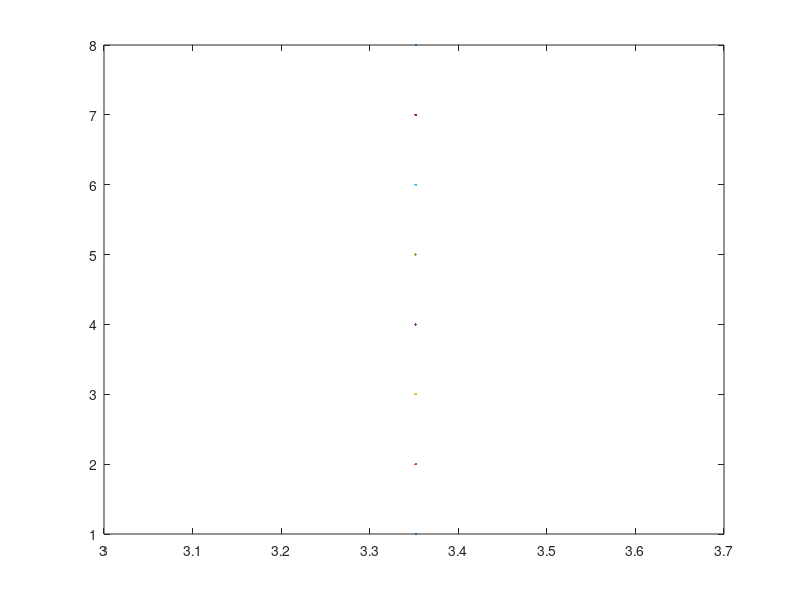

Reproduce this figure in MATLAB.
clear all
clc

tic;
for n=1:8
  N = 10^n;
  v = rand(1,N);

  kaceleman = 0;
  if sum(v>0.5)
    kaceleman = kaceleman + 1 ;
  endif
  time1 = toc


end


plot(time1 , 1:8)











